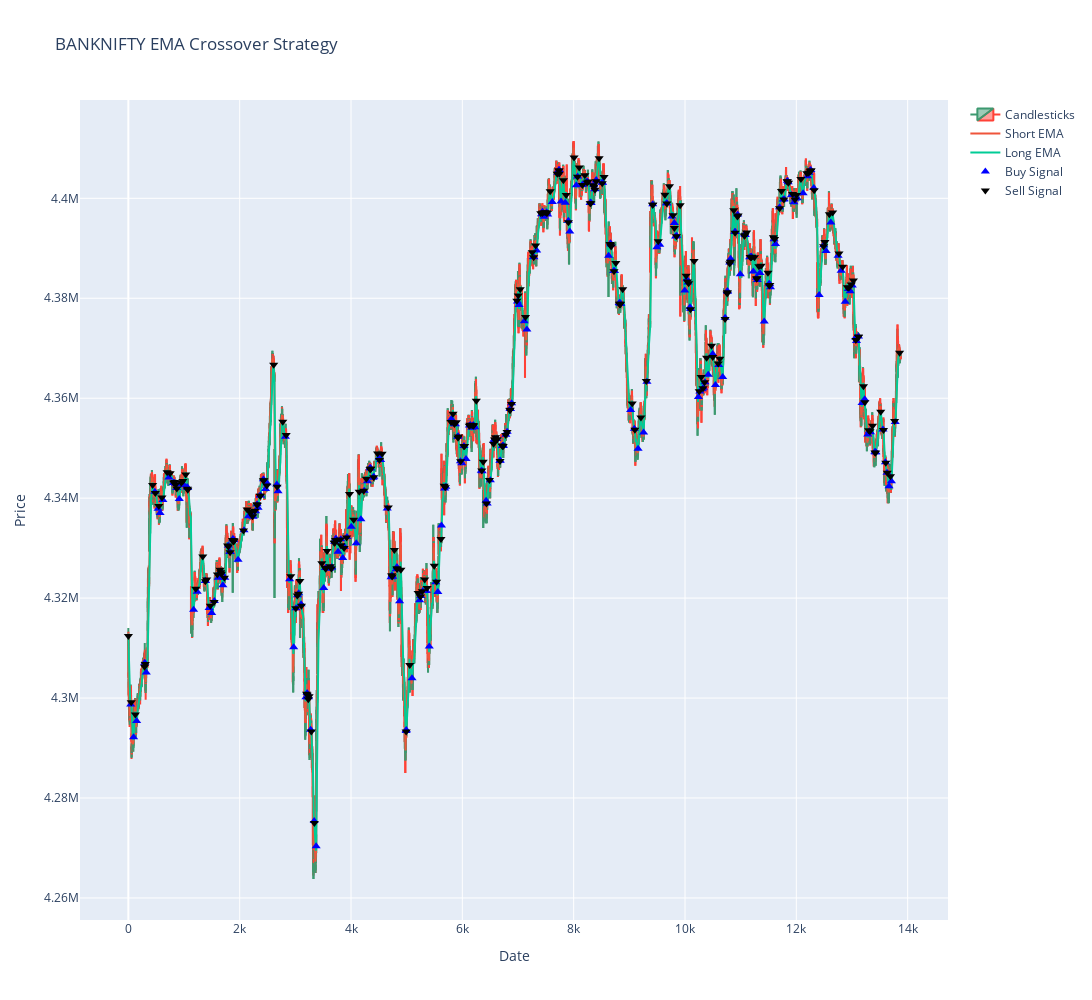

The notebook cell this image was saved under:
### Code cell
fig = make_subplots(rows=1, cols=1)

# Candlestick chart
candlestick = go.Candlestick(x=nft.index,
                             open=nft['open'],
                             high=nft['high'],
                             low=nft['low'],
                             close=nft['close'],
                             name='Candlesticks')
fig.add_trace(candlestick)

# Short EMA
short_ema = go.Scatter(x=nft.index, y=nft['Short_EMA'], mode='lines', name='Short EMA')
fig.add_trace(short_ema)

# Long EMA
long_ema = go.Scatter(x=nft.index, y=nft['Long_EMA'], mode='lines', name='Long EMA')
fig.add_trace(long_ema)

# Buy signals
buy_signals = go.Scatter(x=nft[nft['Signal'] == 1].index, 
                         y=nft['Short_EMA'][nft['Signal'] == 1], 
                         mode='markers', 
                         marker=dict(symbol='triangle-up', color='blue', size=8), 
                         name='Buy Signal')
fig.add_trace(buy_signals)

# Sell signals
sell_signals = go.Scatter(x=nft[nft['Signal'] == -1].index, 
                          y=nft['Short_EMA'][nft['Signal'] == -1], 
                          mode='markers', 
                          marker=dict(symbol='triangle-down', color='black', size=8), 
                          name='Sell Signal')
fig.add_trace(sell_signals)

fig.update_layout(
    title=f'{symbol} EMA Crossover Strategy',
    yaxis_title='Price',
    xaxis_title='Date',
    xaxis_rangeslider_visible=False,
    width=2000,
    height=1000
)

fig.show()
pio.write_html(fig,file='p.html',auto_open=True)

### Figure 1 — Plotly figure (JSON) as saved in the notebook; plotly's stock layout.template omitted (floating-point values rounded to 4 significant figures; data arrays with more than 128 entries replaced by an {"elided": "..."} marker saying what was removed)
{"data": [{"close": {"elided": "13875 int values"}, "high": {"elided": "13875 int values"}, "low": {"elided": "13875 int values"}, "name": "Candlesticks", "open": {"elided": "13875 int values"}, "type": "candlestick", "x": {"elided": "13875 int values"}}, {"mode": "lines", "name": "Short EMA", "type": "scatter", "x": {"elided": "13875 int values"}, "y": {"elided": "13875 float values"}}, {"mode": "lines", "name": "Long EMA", "type": "scatter", "x": {"elided": "13875 int values"}, "y": {"elided": "13875 float values"}}, {"marker": {"color": "blue", "size": 8, "symbol": "triangle-up"}, "mode": "markers", "name": "Buy Signal", "type": "scatter", "x": {"elided": "288 int values"}, "y": {"elided": "288 float values"}}, {"marker": {"color": "black", "size": 8, "symbol": "triangle-down"}, "mode": "markers", "name": "Sell Signal", "type": "scatter", "x": {"elided": "289 int values"}, "y": {"elided": "289 float values"}}], "layout": {"height": 1000, "title": {"text": "BANKNIFTY EMA Crossover Strategy"}, "width": 2000, "xaxis": {"anchor": "y", "domain": [0, 1], "rangeslider": {"visible": false}, "title": {"text": "Date"}}, "yaxis": {"anchor": "x", "domain": [0, 1], "title": {"text": "Price"}}}}
